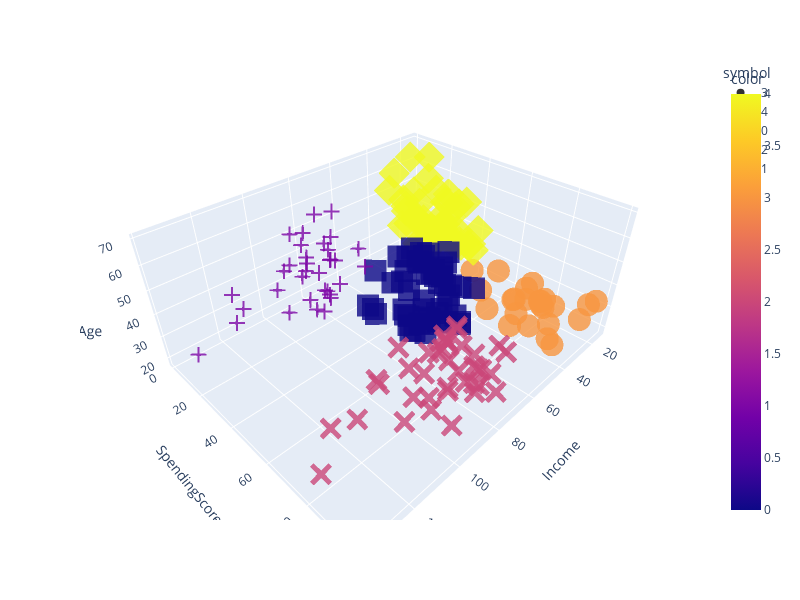
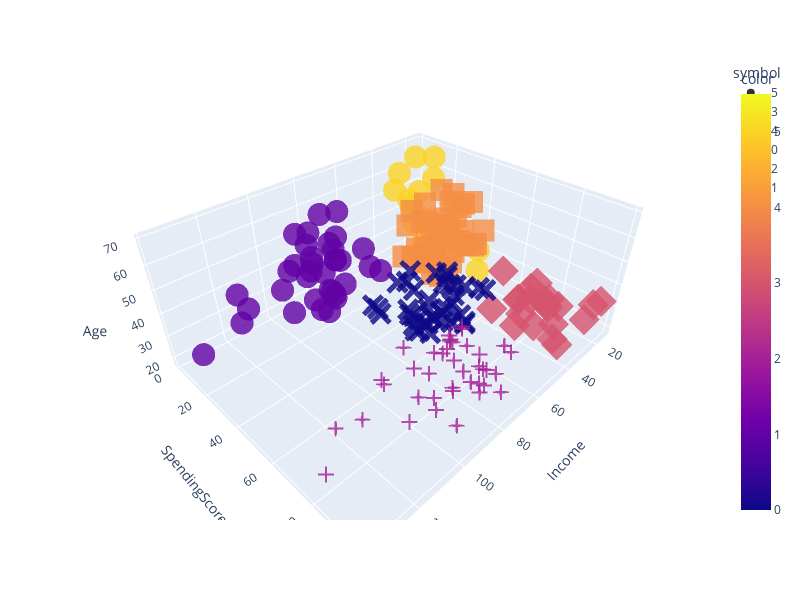

The code cell stored with these charts, in order, in its notebook:
### Markdown cell above
**Завдання 11** 

Зробити візуалізацію кластеризації методу К-середніх на вибраних Вами двох різних кількостях кластерів використовуючи [scatter_3d](https://plotly.com/python/3d-scatter-plots/).

### Code cell
fig_5_clusters = px.scatter_3d(customer_set, x='Income', y='SpendingScore', z='Age', color=kmeans_5.labels_,
                                symbol=kmeans_5.labels_, opacity=0.8)
fig_6_clusters = px.scatter_3d(customer_set, x='Income', y='SpendingScore', z='Age', color=kmeans_6.labels_,
                                symbol=kmeans_6.labels_, opacity=0.8)

fig_5_clusters.update_layout(width=800, height=600)
fig_6_clusters.update_layout(width=800, height=600)

fig_5_clusters.show()
fig_6_clusters.show()

### Figure 1 — Plotly figure (JSON) as saved in the notebook; plotly's stock layout.template omitted (floating-point values rounded to 4 significant figures)
{"data": [{"hovertemplate": "symbol=3<br>Income=%{x}<br>SpendingScore=%{y}<br>Age=%{z}<br>color=%{marker.color}<extra></extra>", "legendgroup": "3", "marker": {"color": [3, 3, 3, 3, 3, 3, 3, 3, 3, 3, 3, 3, 3, 3, 3, 3, 3, 3, 3, 3, 3, 3, 3, 3], "coloraxis": "coloraxis", "opacity": 0.8, "symbol": "circle"}, "mode": "markers", "name": "3", "scene": "scene", "showlegend": true, "type": "scatter3d", "x": [15, 15, 16, 17, 18, 19, 19, 20, 20, 21, 23, 24, 25, 28, 28, 29, 30, 33, 33, 34, 37, 38, 39, 39], "y": [39, 81, 77, 76, 94, 72, 99, 77, 79, 66, 98, 73, 73, 82, 61, 87, 73, 92, 81, 73, 75, 92, 61, 65], "z": [19, 21, 23, 22, 23, 30, 35, 24, 22, 20, 35, 25, 31, 29, 35, 23, 21, 18, 21, 30, 20, 24, 31, 24]}, {"hovertemplate": "symbol=4<br>Income=%{x}<br>SpendingScore=%{y}<br>Age=%{z}<br>color=%{marker.color}<extra></extra>", "legendgroup": "4", "marker": {"color": [4, 4, 4, 4, 4, 4, 4, 4, 4, 4, 4, 4, 4, 4, 4, 4, 4, 4, 4, 4, 4, 4, 4, 4, 4, 4, 4, 4, 4, 4, 4, 4, 4, 4, 4, 4, 4, 4, 4, 4, 4, 4, 4, 4, 4, 4, 4, 4, 4, 4], "coloraxis": "coloraxis", "opacity": 0.8, "symbol": "diamond"}, "mode": "markers", "name": "4", "scene": "scene", "showlegend": true, "type": "scatter3d", "x": [16, 17, 18, 19, 19, 20, 20, 21, 23, 24, 25, 28, 28, 29, 30, 33, 33, 34, 37, 38, 39, 39, 40, 42, 43, 43, 43, 44, 44, 46, 46, 47, 47, 48, 48, 49, 49, 50, 50, 54, 54, 54, 54, 59, 62, 63, 63, 63, 63, 65], "y": [6, 40, 6, 3, 14, 15, 13, 35, 29, 35, 5, 14, 32, 31, 4, 4, 14, 17, 26, 35, 36, 28, 55, 52, 60, 45, 41, 50, 46, 46, 56, 52, 59, 51, 48, 55, 42, 49, 56, 47, 42, 51, 41, 55, 59, 50, 43, 48, 52, 43], "z": [20, 31, 35, 64, 67, 58, 37, 35, 52, 35, 46, 54, 45, 40, 60, 53, 49, 42, 36, 65, 48, 49, 50, 49, 59, 50, 47, 51, 69, 53, 70, 67, 54, 63, 68, 70, 47, 60, 60, 59, 49, 57, 67, 68, 67, 66, 68, 66, 65, 63]}, {"hovertemplate": "symbol=0<br>Income=%{x}<br>SpendingScore=%{y}<br>Age=%{z}<br>color=%{marker.color}<extra></extra>", "legendgroup": "0", "marker": {"color": [0, 0, 0, 0, 0, 0, 0, 0, 0, 0, 0, 0, 0, 0, 0, 0, 0, 0, 0, 0, 0, 0, 0, 0, 0, 0, 0, 0, 0, 0, 0, 0, 0, 0, 0, 0, 0, 0, 0, 0, 0, 0, 0, 0, 0, 0, 0, 0, 0, 0, 0, 0, 0], "coloraxis": "coloraxis", "opacity": 0.8, "symbol": "square"}, "mode": "markers", "name": "0", "scene": "scene", "showlegend": true, "type": "scatter3d", "x": [40, 40, 40, 42, 43, 46, 46, 48, 48, 48, 48, 54, 54, 54, 54, 54, 54, 54, 54, 57, 57, 58, 58, 59, 60, 60, 60, 60, 60, 60, 61, 61, 62, 62, 62, 62, 62, 63, 63, 64, 64, 65, 65, 65, 67, 67, 67, 67, 69, 70, 71, 72, 76], "y": [47, 42, 42, 60, 54, 51, 55, 59, 50, 59, 47, 54, 53, 48, 52, 55, 44, 57, 46, 58, 55, 60, 46, 41, 49, 40, 42, 52, 47, 50, 42, 49, 41, 48, 55, 56, 42, 46, 54, 42, 46, 48, 50, 59, 43, 57, 56, 40, 58, 29, 35, 34, 40], "z": [27, 29, 31, 33, 31, 27, 19, 18, 43, 19, 32, 26, 45, 40, 23, 38, 46, 21, 48, 55, 22, 34, 50, 18, 48, 40, 32, 24, 47, 27, 48, 20, 23, 49, 26, 49, 21, 54, 19, 38, 19, 18, 19, 49, 51, 50, 27, 38, 40, 23, 43, 25, 28]}, {"hovertemplate": "symbol=2<br>Income=%{x}<br>SpendingScore=%{y}<br>Age=%{z}<br>color=%{marker.color}<extra></extra>", "legendgroup": "2", "marker": {"color": [2, 2, 2, 2, 2, 2, 2, 2, 2, 2, 2, 2, 2, 2, 2, 2, 2, 2, 2, 2, 2, 2, 2, 2, 2, 2, 2, 2, 2, 2, 2, 2, 2, 2, 2, 2, 2, 2, 2], "coloraxis": "coloraxis", "opacity": 0.8, "symbol": "x"}, "mode": "markers", "name": "2", "scene": "scene", "showlegend": true, "type": "scatter3d", "x": [69, 70, 71, 71, 71, 72, 73, 73, 74, 75, 76, 77, 77, 78, 78, 78, 78, 78, 78, 79, 81, 85, 86, 87, 87, 87, 88, 88, 93, 97, 98, 99, 101, 103, 103, 113, 120, 126, 137], "y": [91, 77, 95, 75, 75, 71, 88, 73, 72, 93, 87, 97, 74, 90, 88, 76, 89, 78, 73, 83, 93, 75, 95, 63, 75, 92, 86, 69, 90, 86, 88, 97, 68, 85, 69, 91, 79, 74, 83], "z": [39, 31, 40, 38, 39, 31, 29, 32, 35, 32, 32, 28, 32, 34, 39, 38, 27, 30, 30, 29, 31, 36, 33, 32, 28, 36, 30, 27, 35, 32, 29, 30, 28, 36, 32, 38, 35, 32, 30]}, {"hovertemplate": "symbol=1<br>Income=%{x}<br>SpendingScore=%{y}<br>Age=%{z}<br>color=%{marker.color}<extra></extra>", "legendgroup": "1", "marker": {"color": [1, 1, 1, 1, 1, 1, 1, 1, 1, 1, 1, 1, 1, 1, 1, 1, 1, 1, 1, 1, 1, 1, 1, 1, 1, 1, 1, 1, 1, 1, 1, 1, 1, 1], "coloraxis": "coloraxis", "opacity": 0.8, "symbol": "cross"}, "mode": "markers", "name": "1", "scene": "scene", "showlegend": true, "type": "scatter3d", "x": [71, 71, 73, 73, 74, 75, 77, 77, 78, 78, 78, 78, 78, 78, 79, 81, 85, 86, 87, 87, 87, 88, 88, 93, 97, 98, 99, 101, 103, 103, 113, 120, 126, 137], "y": [11, 9, 5, 7, 10, 5, 12, 36, 22, 17, 20, 16, 1, 1, 35, 5, 26, 20, 27, 13, 10, 13, 15, 14, 32, 15, 39, 24, 17, 23, 8, 16, 28, 18], "z": [59, 47, 20, 44, 19, 57, 25, 48, 34, 43, 44, 47, 37, 34, 56, 19, 50, 42, 36, 40, 36, 52, 58, 59, 37, 46, 41, 54, 41, 34, 33, 47, 45, 32]}], "layout": {"coloraxis": {"colorbar": {"title": {"text": "color"}}, "colorscale": [[0, "#0d0887"], [0.1111, "#46039f"], [0.2222, "#7201a8"], [0.3333, "#9c179e"], [0.4444, "#bd3786"], [0.5556, "#d8576b"], [0.6667, "#ed7953"], [0.7778, "#fb9f3a"], [0.8889, "#fdca26"], [1, "#f0f921"]]}, "height": 600, "legend": {"title": {"text": "symbol"}, "tracegroupgap": 0}, "margin": {"t": 60}, "scene": {"domain": {"x": [0, 1], "y": [0, 1]}, "xaxis": {"title": {"text": "Income"}}, "yaxis": {"title": {"text": "SpendingScore"}}, "zaxis": {"title": {"text": "Age"}}}, "width": 800}}

### Figure 2 — Plotly figure (JSON) as saved in the notebook; plotly's stock layout.template omitted (floating-point values rounded to 4 significant figures)
{"data": [{"hovertemplate": "symbol=5<br>Income=%{x}<br>SpendingScore=%{y}<br>Age=%{z}<br>color=%{marker.color}<extra></extra>", "legendgroup": "5", "marker": {"color": [5, 5, 5, 5, 5, 5, 5, 5, 5, 5, 5, 5, 5, 5, 5, 5, 5, 5, 5, 5, 5], "coloraxis": "coloraxis", "opacity": 0.8, "symbol": "circle"}, "mode": "markers", "name": "5", "scene": "scene", "showlegend": true, "type": "scatter3d", "x": [15, 16, 17, 18, 19, 19, 20, 20, 21, 23, 24, 25, 28, 28, 29, 30, 33, 33, 34, 37, 39], "y": [39, 6, 40, 6, 3, 14, 15, 13, 35, 29, 35, 5, 14, 32, 31, 4, 4, 14, 17, 26, 28], "z": [19, 20, 31, 35, 64, 67, 58, 37, 35, 52, 35, 46, 54, 45, 40, 60, 53, 49, 42, 36, 49]}, {"hovertemplate": "symbol=3<br>Income=%{x}<br>SpendingScore=%{y}<br>Age=%{z}<br>color=%{marker.color}<extra></extra>", "legendgroup": "3", "marker": {"color": [3, 3, 3, 3, 3, 3, 3, 3, 3, 3, 3, 3, 3, 3, 3, 3, 3, 3, 3, 3, 3, 3], "coloraxis": "coloraxis", "opacity": 0.8, "symbol": "diamond"}, "mode": "markers", "name": "3", "scene": "scene", "showlegend": true, "type": "scatter3d", "x": [15, 16, 17, 18, 19, 19, 20, 20, 21, 23, 24, 25, 28, 28, 29, 30, 33, 33, 34, 37, 38, 39], "y": [81, 77, 76, 94, 72, 99, 77, 79, 66, 98, 73, 73, 82, 61, 87, 73, 92, 81, 73, 75, 92, 65], "z": [21, 23, 22, 23, 30, 35, 24, 22, 20, 35, 25, 31, 29, 35, 23, 21, 18, 21, 30, 20, 24, 24]}, {"hovertemplate": "symbol=4<br>Income=%{x}<br>SpendingScore=%{y}<br>Age=%{z}<br>color=%{marker.color}<extra></extra>", "legendgroup": "4", "marker": {"color": [4, 4, 4, 4, 4, 4, 4, 4, 4, 4, 4, 4, 4, 4, 4, 4, 4, 4, 4, 4, 4, 4, 4, 4, 4, 4, 4, 4, 4, 4, 4, 4, 4, 4, 4, 4, 4, 4, 4, 4, 4, 4, 4, 4, 4], "coloraxis": "coloraxis", "opacity": 0.8, "symbol": "square"}, "mode": "markers", "name": "4", "scene": "scene", "showlegend": true, "type": "scatter3d", "x": [38, 39, 40, 42, 43, 43, 43, 44, 44, 46, 46, 47, 47, 48, 48, 48, 49, 49, 50, 50, 54, 54, 54, 54, 54, 54, 54, 57, 58, 59, 60, 60, 61, 62, 62, 62, 63, 63, 63, 63, 63, 65, 65, 67, 67], "y": [35, 36, 55, 52, 60, 45, 41, 50, 46, 46, 56, 52, 59, 51, 50, 48, 55, 42, 49, 56, 47, 53, 42, 51, 41, 44, 46, 58, 46, 55, 49, 47, 42, 48, 59, 56, 50, 46, 43, 48, 52, 43, 59, 43, 57], "z": [65, 48, 50, 49, 59, 50, 47, 51, 69, 53, 70, 67, 54, 63, 43, 68, 70, 47, 60, 60, 59, 45, 49, 57, 67, 46, 48, 55, 50, 68, 48, 47, 48, 49, 67, 49, 66, 54, 68, 66, 65, 63, 49, 51, 50]}, {"hovertemplate": "symbol=0<br>Income=%{x}<br>SpendingScore=%{y}<br>Age=%{z}<br>color=%{marker.color}<extra></extra>", "legendgroup": "0", "marker": {"color": [0, 0, 0, 0, 0, 0, 0, 0, 0, 0, 0, 0, 0, 0, 0, 0, 0, 0, 0, 0, 0, 0, 0, 0, 0, 0, 0, 0, 0, 0, 0, 0, 0, 0, 0, 0, 0, 0], "coloraxis": "coloraxis", "opacity": 0.8, "symbol": "x"}, "mode": "markers", "name": "0", "scene": "scene", "showlegend": true, "type": "scatter3d", "x": [39, 40, 40, 40, 42, 43, 46, 46, 48, 48, 48, 54, 54, 54, 54, 54, 57, 58, 59, 60, 60, 60, 60, 61, 62, 62, 62, 63, 64, 64, 65, 65, 67, 67, 69, 70, 72, 76], "y": [61, 47, 42, 42, 60, 54, 51, 55, 59, 59, 47, 54, 48, 52, 55, 57, 55, 60, 41, 40, 42, 52, 50, 49, 41, 55, 42, 54, 42, 46, 48, 50, 56, 40, 58, 29, 34, 40], "z": [31, 27, 29, 31, 33, 31, 27, 19, 18, 19, 32, 26, 40, 23, 38, 21, 22, 34, 18, 40, 32, 24, 27, 20, 23, 26, 21, 19, 38, 19, 18, 19, 27, 38, 40, 23, 25, 28]}, {"hovertemplate": "symbol=2<br>Income=%{x}<br>SpendingScore=%{y}<br>Age=%{z}<br>color=%{marker.color}<extra></extra>", "legendgroup": "2", "marker": {"color": [2, 2, 2, 2, 2, 2, 2, 2, 2, 2, 2, 2, 2, 2, 2, 2, 2, 2, 2, 2, 2, 2, 2, 2, 2, 2, 2, 2, 2, 2, 2, 2, 2, 2, 2, 2, 2, 2, 2], "coloraxis": "coloraxis", "opacity": 0.8, "symbol": "cross"}, "mode": "markers", "name": "2", "scene": "scene", "showlegend": true, "type": "scatter3d", "x": [69, 70, 71, 71, 71, 72, 73, 73, 74, 75, 76, 77, 77, 78, 78, 78, 78, 78, 78, 79, 81, 85, 86, 87, 87, 87, 88, 88, 93, 97, 98, 99, 101, 103, 103, 113, 120, 126, 137], "y": [91, 77, 95, 75, 75, 71, 88, 73, 72, 93, 87, 97, 74, 90, 88, 76, 89, 78, 73, 83, 93, 75, 95, 63, 75, 92, 86, 69, 90, 86, 88, 97, 68, 85, 69, 91, 79, 74, 83], "z": [39, 31, 40, 38, 39, 31, 29, 32, 35, 32, 32, 28, 32, 34, 39, 38, 27, 30, 30, 29, 31, 36, 33, 32, 28, 36, 30, 27, 35, 32, 29, 30, 28, 36, 32, 38, 35, 32, 30]}, {"hovertemplate": "symbol=1<br>Income=%{x}<br>SpendingScore=%{y}<br>Age=%{z}<br>color=%{marker.color}<extra></extra>", "legendgroup": "1", "marker": {"color": [1, 1, 1, 1, 1, 1, 1, 1, 1, 1, 1, 1, 1, 1, 1, 1, 1, 1, 1, 1, 1, 1, 1, 1, 1, 1, 1, 1, 1, 1, 1, 1, 1, 1, 1], "coloraxis": "coloraxis", "opacity": 0.8, "symbol": "circle"}, "mode": "markers", "name": "1", "scene": "scene", "showlegend": true, "type": "scatter3d", "x": [71, 71, 71, 73, 73, 74, 75, 77, 77, 78, 78, 78, 78, 78, 78, 79, 81, 85, 86, 87, 87, 87, 88, 88, 93, 97, 98, 99, 101, 103, 103, 113, 120, 126, 137], "y": [35, 11, 9, 5, 7, 10, 5, 12, 36, 22, 17, 20, 16, 1, 1, 35, 5, 26, 20, 27, 13, 10, 13, 15, 14, 32, 15, 39, 24, 17, 23, 8, 16, 28, 18], "z": [43, 59, 47, 20, 44, 19, 57, 25, 48, 34, 43, 44, 47, 37, 34, 56, 19, 50, 42, 36, 40, 36, 52, 58, 59, 37, 46, 41, 54, 41, 34, 33, 47, 45, 32]}], "layout": {"coloraxis": {"colorbar": {"title": {"text": "color"}}, "colorscale": [[0, "#0d0887"], [0.1111, "#46039f"], [0.2222, "#7201a8"], [0.3333, "#9c179e"], [0.4444, "#bd3786"], [0.5556, "#d8576b"], [0.6667, "#ed7953"], [0.7778, "#fb9f3a"], [0.8889, "#fdca26"], [1, "#f0f921"]]}, "height": 600, "legend": {"title": {"text": "symbol"}, "tracegroupgap": 0}, "margin": {"t": 60}, "scene": {"domain": {"x": [0, 1], "y": [0, 1]}, "xaxis": {"title": {"text": "Income"}}, "yaxis": {"title": {"text": "SpendingScore"}}, "zaxis": {"title": {"text": "Age"}}}, "width": 800}}
